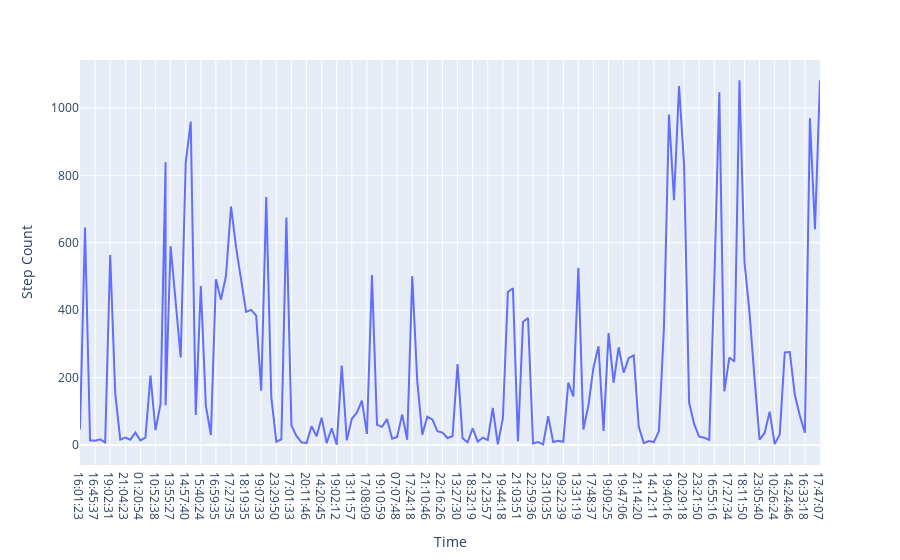

Notebook cell for this chart:
### Code cell
fig = px.line(data_frame=df, x='Time', y='Step Count')
fig.show()

### Figure 1 — Plotly figure (JSON) as saved in the notebook; plotly's stock layout.template omitted (floating-point values rounded to 4 significant figures; data arrays with more than 128 entries replaced by an {"elided": "..."} marker saying what was removed)
{"data": [{"hovertemplate": "Time=%{x}<br>Step Count=%{y}<extra></extra>", "legendgroup": "", "line": {"color": "#636efa", "dash": "solid"}, "marker": {"symbol": "circle"}, "mode": "lines", "name": "", "orientation": "v", "showlegend": false, "type": "scatter", "x": {"elided": "149 str values"}, "xaxis": "x", "y": {"elided": "149 int values"}, "yaxis": "y"}], "layout": {"legend": {"tracegroupgap": 0}, "margin": {"t": 60}, "xaxis": {"anchor": "y", "domain": [0, 1], "title": {"text": "Time"}}, "yaxis": {"anchor": "x", "domain": [0, 1], "title": {"text": "Step Count"}}}}
